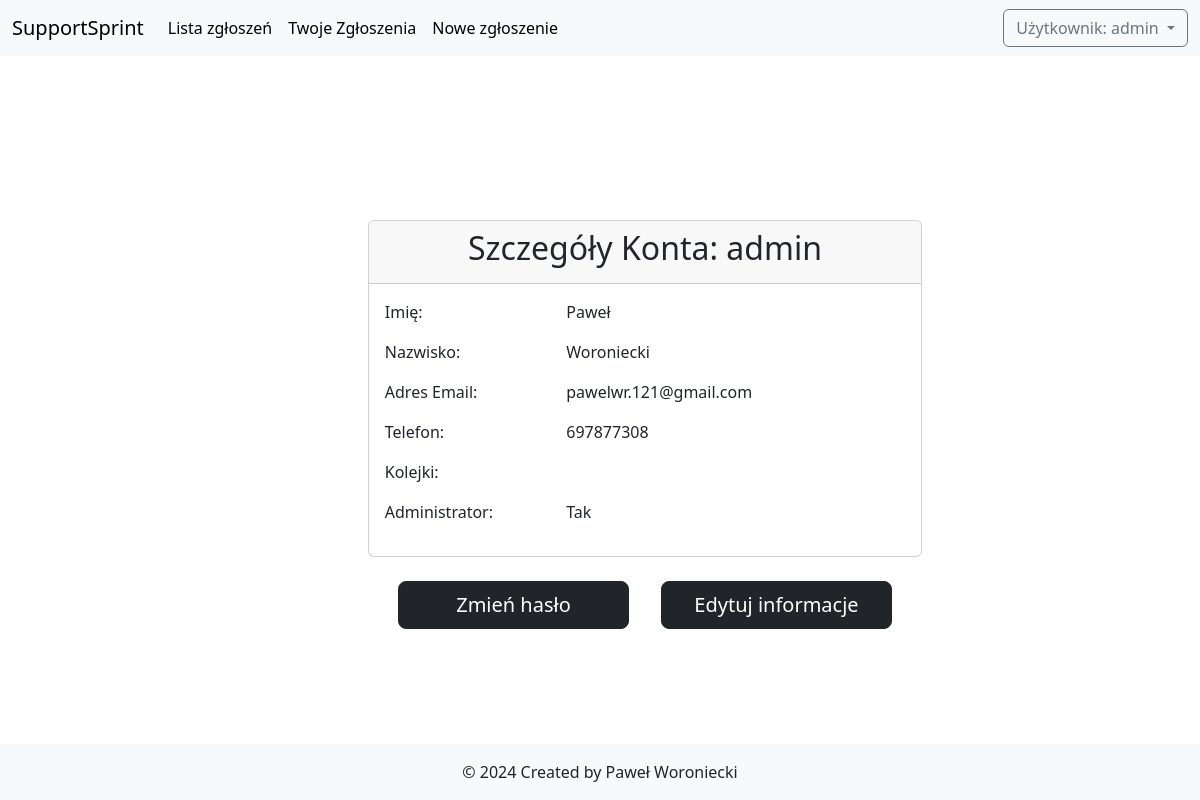
The page /user_details/admin/ (signed in) on the database as committed earlier.
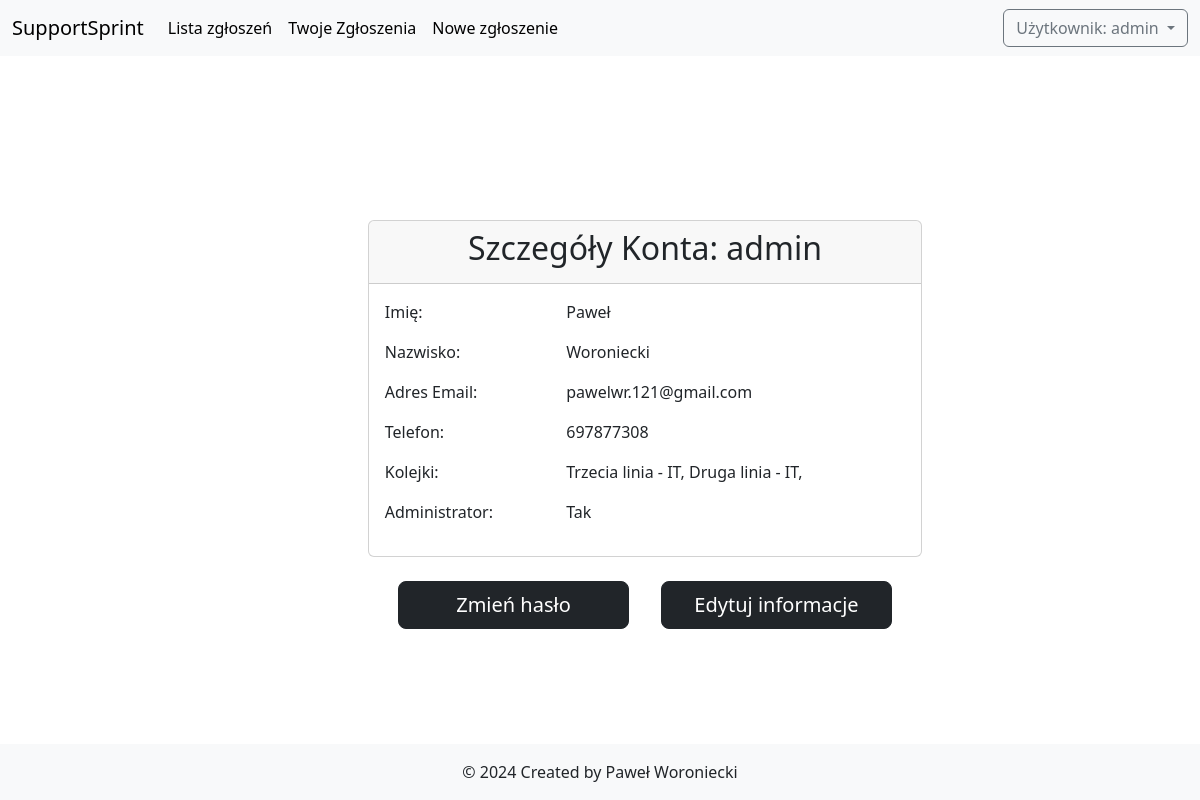
The same page on the database as committed later.
### deskhelp/models.py (models this page shows, shortened)
class Queue(models.Model):
    name = models.CharField(max_length=100)
    department = models.ForeignKey(Department, on_delete=models.CASCADE)
    users = models.ManyToManyField(User, related_name='queues')
    def __str__(self):
        return f"{self.name} - {self.department.name}"

class Department(models.Model):
    name = models.CharField(max_length=100)
    users = models.ForeignKey(User , on_delete=models.CASCADE, null=True)

### SupportSprint/views.py (the view)
# urls.py: path('user_details/<str:username>/', views.UserDetailsView.as_view(), name='user_details'),
class UserDetailsView(View):
    template_name = 'user_details.html'
    success_url = reverse_lazy('tickets')
    def get(self, request, username):
        user = get_object_or_404(User, username=username)
        profile = user.userprofile
        return render(request, self.template_name, {'user': user,
                                                    'queues': get_user_queues(request.user),
                                                    'profile': profile})

### deskhelp/views.py (called while the page is built)
def get_user_queues(user):
    if user.is_authenticated:
        return Queue.objects.filter(users=user)
    return []

### templates/user_details.html
{% extends "base.html" %}
{% block content %}
<div class="container col-lg-8 my-5">
  <div class="card">
    <div class="card-header text-center">
      <h2 class="h2">Szczegóły Konta: {{ user.username }}</h2>
    </div>
    <div class="card-body">
      <div class="row mb-3">
        <div class="col-md-4 font-weight-bold">Imię:</div>
        <div class="col-md-8">{{ user.first_name }}</div>
      </div>
      <div class="row mb-3">
        <div class="col-md-4 font-weight-bold">Nazwisko:</div>
        <div class="col-md-8">{{ user.last_name }}</div>
      </div>
      <div class="row mb-3">
        <div class="col-md-4 font-weight-bold">Adres Email:</div>
        <div class="col-md-8">{{ user.email }}</div>
      </div>
      <div class="row mb-3">
        <div class="col-md-4 font-weight-bold">Telefon:</div>
        <div class="col-md-8">{{ profile.phone_number }}</div>
      </div>
      <div class="row mb-3">
        <div class="col-md-4 font-weight-bold">Kolejki:</div>
        <div class="col-md-8">{% for queue in queues %}{{ queue }}, {% endfor %}</div>
      </div>
      <div class="row mb-3">
        <div class="col-md-4 font-weight-bold">Administrator:</div>
        <div class="col-md-8">
          {% if user.is_staff %} Tak {% else %} Nie {% endif %}
        </div>
      </div>
    </div>
  </div>
  {% if request.user == user %}
  <div class="d-flex justify-content-center align-items-center mt-4 ">
    <a class="btn btn-dark btn-lg mx-3 col-5" href = '{% url "password_change" %}'>Zmień hasło</a>
    <a class="btn btn-dark btn-lg mx-3 col-5" href = '{% url "edit_user" user.username %}'>Edytuj informacje</a>
  </div>
  {% endif%}
</div>
{% endblock %}

Rows that differ between the two databases and show on the page:
added Queue: name+department "Trzecia linia - IT"
added Queue: name+department "Druga linia - IT"
